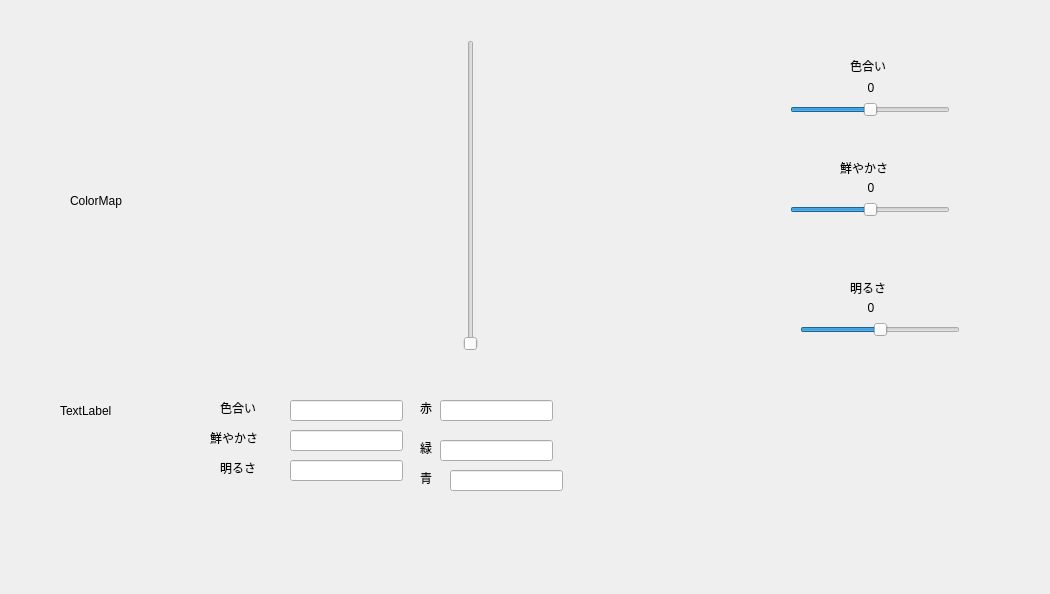
<?xml version="1.0" encoding="UTF-8"?>
<ui version="4.0">
 <class>ColorDialog</class>
 <widget class="QDialog" name="ColorDialog">
  <property name="geometry">
   <rect>
    <x>0</x>
    <y>0</y>
    <width>1050</width>
    <height>594</height>
   </rect>
  </property>
  <property name="windowTitle">
   <string>Dialog</string>
  </property>
  <widget class="QLabel" name="colorMapLabel">
   <property name="geometry">
    <rect>
     <x>70</x>
     <y>50</y>
     <width>351</width>
     <height>301</height>
    </rect>
   </property>
   <property name="text">
    <string>ColorMap</string>
   </property>
  </widget>
  <widget class="QLineEdit" name="lineEdit">
   <property name="geometry">
    <rect>
     <x>290</x>
     <y>400</y>
     <width>113</width>
     <height>21</height>
    </rect>
   </property>
  </widget>
  <widget class="QLabel" name="label_2">
   <property name="geometry">
    <rect>
     <x>220</x>
     <y>400</y>
     <width>62</width>
     <height>15</height>
    </rect>
   </property>
   <property name="text">
    <string>色合い</string>
   </property>
  </widget>
  <widget class="QLabel" name="label_3">
   <property name="geometry">
    <rect>
     <x>210</x>
     <y>430</y>
     <width>62</width>
     <height>15</height>
    </rect>
   </property>
   <property name="text">
    <string>鮮やかさ</string>
   </property>
  </widget>
  <widget class="QLabel" name="label_4">
   <property name="geometry">
    <rect>
     <x>220</x>
     <y>460</y>
     <width>62</width>
     <height>15</height>
    </rect>
   </property>
   <property name="text">
    <string>明るさ</string>
   </property>
  </widget>
  <widget class="QLineEdit" name="lineEdit_2">
   <property name="geometry">
    <rect>
     <x>290</x>
     <y>430</y>
     <width>113</width>
     <height>21</height>
    </rect>
   </property>
  </widget>
  <widget class="QLineEdit" name="lineEdit_3">
   <property name="geometry">
    <rect>
     <x>290</x>
     <y>460</y>
     <width>113</width>
     <height>21</height>
    </rect>
   </property>
  </widget>
  <widget class="QLabel" name="label_5">
   <property name="geometry">
    <rect>
     <x>420</x>
     <y>400</y>
     <width>62</width>
     <height>15</height>
    </rect>
   </property>
   <property name="text">
    <string>赤</string>
   </property>
  </widget>
  <widget class="QLabel" name="label_6">
   <property name="geometry">
    <rect>
     <x>420</x>
     <y>440</y>
     <width>62</width>
     <height>15</height>
    </rect>
   </property>
   <property name="text">
    <string>緑</string>
   </property>
  </widget>
  <widget class="QLabel" name="label_7">
   <property name="geometry">
    <rect>
     <x>420</x>
     <y>470</y>
     <width>62</width>
     <height>15</height>
    </rect>
   </property>
   <property name="text">
    <string>青</string>
   </property>
  </widget>
  <widget class="QLineEdit" name="lineEdit_4">
   <property name="geometry">
    <rect>
     <x>440</x>
     <y>400</y>
     <width>113</width>
     <height>21</height>
    </rect>
   </property>
  </widget>
  <widget class="QLineEdit" name="lineEdit_5">
   <property name="geometry">
    <rect>
     <x>440</x>
     <y>440</y>
     <width>113</width>
     <height>21</height>
    </rect>
   </property>
  </widget>
  <widget class="QLineEdit" name="lineEdit_6">
   <property name="geometry">
    <rect>
     <x>450</x>
     <y>470</y>
     <width>113</width>
     <height>21</height>
    </rect>
   </property>
  </widget>
  <widget class="QLabel" name="label_8">
   <property name="geometry">
    <rect>
     <x>60</x>
     <y>380</y>
     <width>111</width>
     <height>61</height>
    </rect>
   </property>
   <property name="text">
    <string>TextLabel</string>
   </property>
  </widget>
  <widget class="QSlider" name="verticalSlider">
   <property name="geometry">
    <rect>
     <x>460</x>
     <y>40</y>
     <width>21</width>
     <height>311</height>
    </rect>
   </property>
   <property name="orientation">
    <enum>Qt::Vertical</enum>
   </property>
  </widget>
  <widget class="QSlider" name="hShiftSlider">
   <property name="geometry">
    <rect>
     <x>790</x>
     <y>100</y>
     <width>160</width>
     <height>19</height>
    </rect>
   </property>
   <property name="minimum">
    <number>-90</number>
   </property>
   <property name="maximum">
    <number>90</number>
   </property>
   <property name="orientation">
    <enum>Qt::Horizontal</enum>
   </property>
  </widget>
  <widget class="QSlider" name="sShiftSlider">
   <property name="geometry">
    <rect>
     <x>790</x>
     <y>200</y>
     <width>160</width>
     <height>19</height>
    </rect>
   </property>
   <property name="minimum">
    <number>-255</number>
   </property>
   <property name="maximum">
    <number>255</number>
   </property>
   <property name="orientation">
    <enum>Qt::Horizontal</enum>
   </property>
  </widget>
  <widget class="QSlider" name="vShiftSlider">
   <property name="geometry">
    <rect>
     <x>800</x>
     <y>320</y>
     <width>160</width>
     <height>19</height>
    </rect>
   </property>
   <property name="minimum">
    <number>-255</number>
   </property>
   <property name="maximum">
    <number>255</number>
   </property>
   <property name="orientation">
    <enum>Qt::Horizontal</enum>
   </property>
  </widget>
  <widget class="QLabel" name="label">
   <property name="geometry">
    <rect>
     <x>850</x>
     <y>50</y>
     <width>62</width>
     <height>31</height>
    </rect>
   </property>
   <property name="text">
    <string>色合い</string>
   </property>
  </widget>
  <widget class="QLabel" name="hShiftLabel">
   <property name="geometry">
    <rect>
     <x>840</x>
     <y>80</y>
     <width>62</width>
     <height>15</height>
    </rect>
   </property>
   <property name="text">
    <string>0</string>
   </property>
   <property name="alignment">
    <set>Qt::AlignCenter</set>
   </property>
  </widget>
  <widget class="QLabel" name="label_9">
   <property name="geometry">
    <rect>
     <x>840</x>
     <y>160</y>
     <width>62</width>
     <height>15</height>
    </rect>
   </property>
   <property name="text">
    <string>鮮やかさ</string>
   </property>
  </widget>
  <widget class="QLabel" name="label_10">
   <property name="geometry">
    <rect>
     <x>850</x>
     <y>280</y>
     <width>62</width>
     <height>15</height>
    </rect>
   </property>
   <property name="text">
    <string>明るさ</string>
   </property>
  </widget>
  <widget class="QLabel" name="sShiftLabel">
   <property name="geometry">
    <rect>
     <x>840</x>
     <y>180</y>
     <width>62</width>
     <height>15</height>
    </rect>
   </property>
   <property name="text">
    <string>0</string>
   </property>
   <property name="alignment">
    <set>Qt::AlignCenter</set>
   </property>
  </widget>
  <widget class="QLabel" name="vShiftLabel">
   <property name="geometry">
    <rect>
     <x>840</x>
     <y>300</y>
     <width>62</width>
     <height>15</height>
    </rect>
   </property>
   <property name="text">
    <string>0</string>
   </property>
   <property name="alignment">
    <set>Qt::AlignCenter</set>
   </property>
  </widget>
 </widget>
 <resources/>
 <connections/>
</ui>
